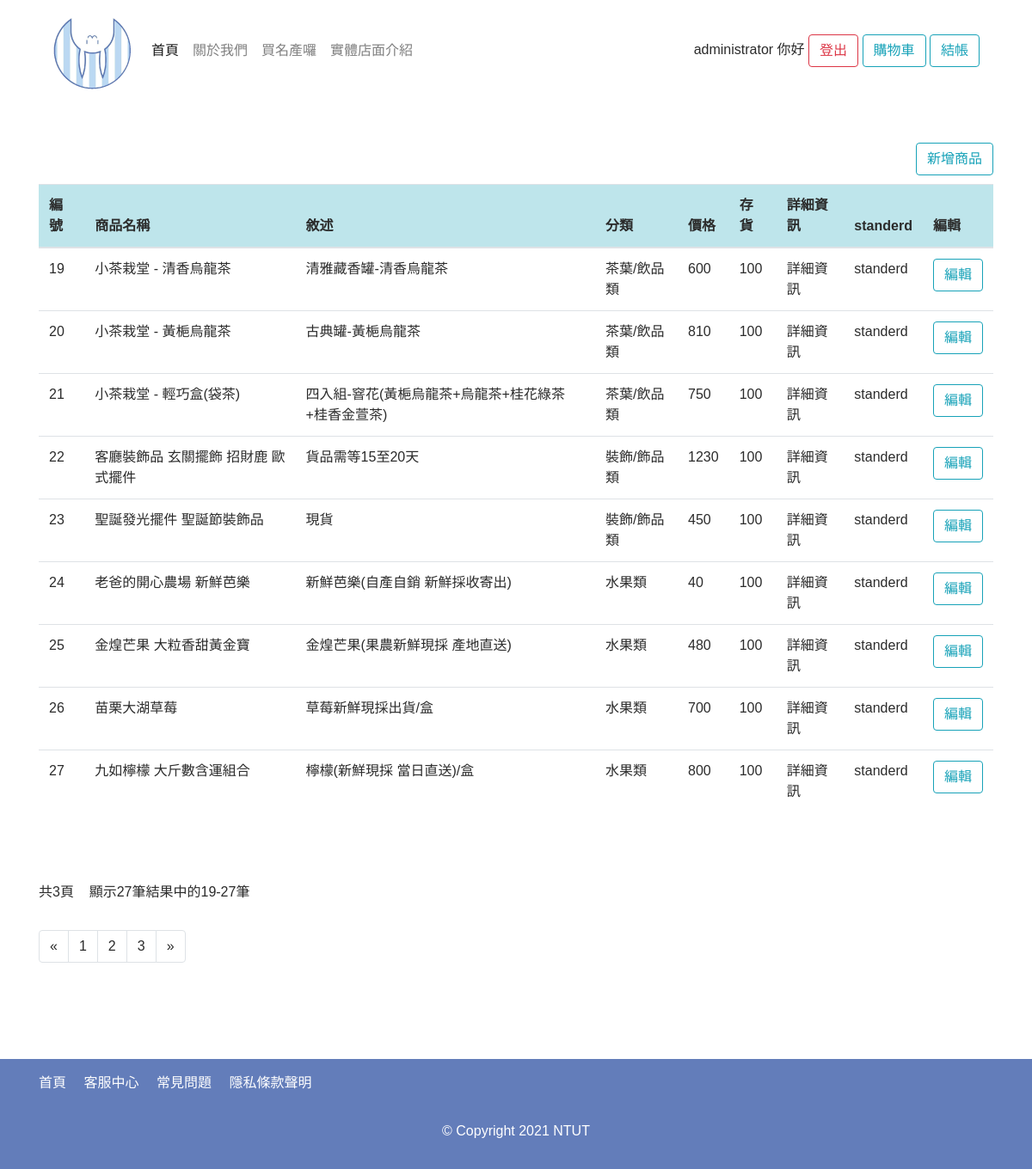
Page /product_list.php?page=3 (signed in) on the earlier database version.
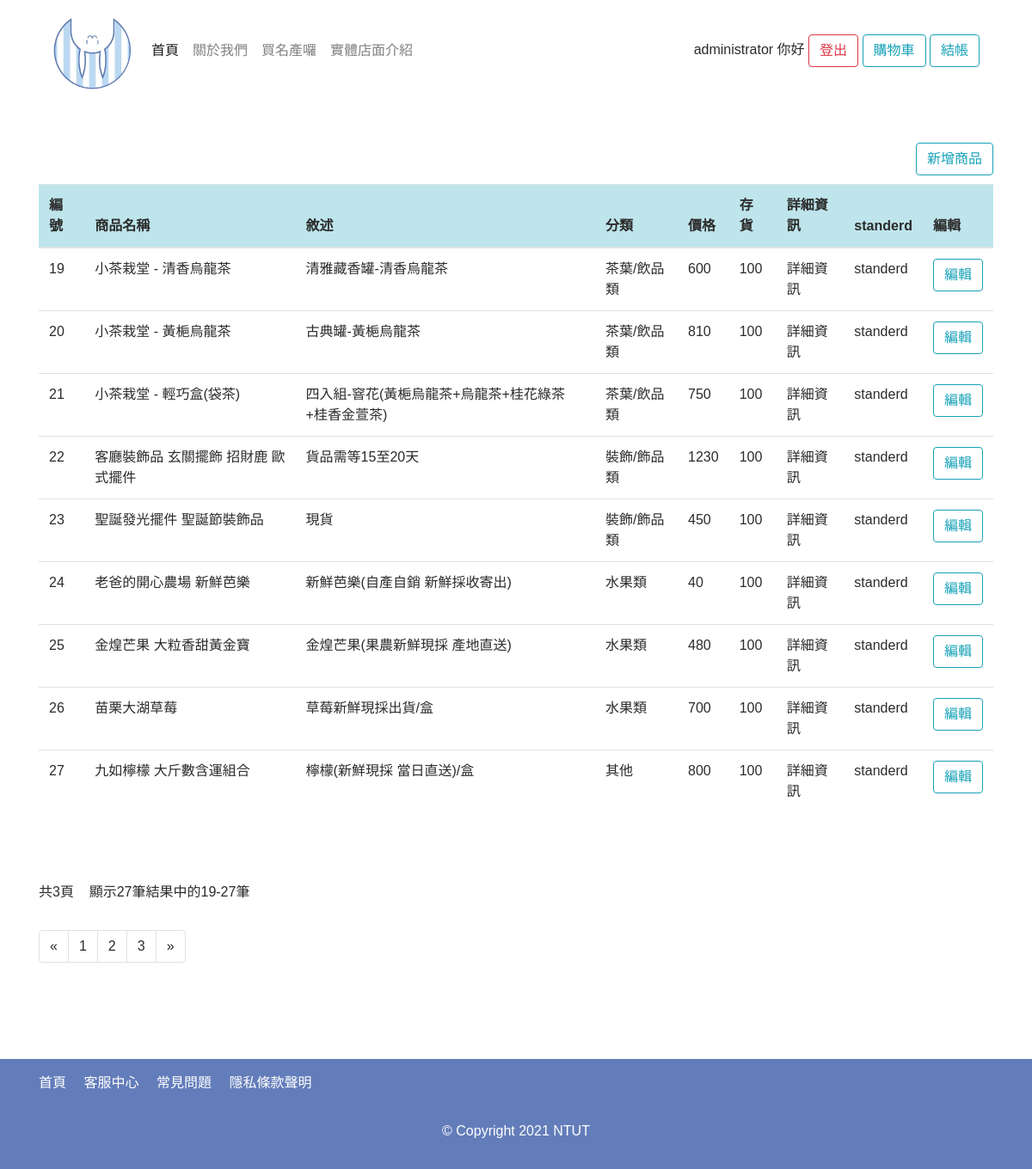
Same page on the later database version.
### tables this page shows
create table Product(
	Product_ID int not null AUTO_INCREMENT,
	Product_name VARCHAR(50) not null,
    Product_description varchar(50) not null,
	Price INT not null,
	Stock INT not null,
	Publish_date DATETIME not null,
	Modified_date DATETIME,
    Product_detail VARCHAR(2000),
    Product_standerd VARCHAR(2000),
	primary key (Product_ID)
);

create table Category(
	Product_ID int not null,
	Category_name VARCHAR(50) not null,
	primary key (Product_ID) ,
	foreign key (Product_ID) references Product(Product_ID) on update cascade on delete cascade
);

### dbtools.inc.php (called while the page is built, shortened)
<?php
  function execute_sql($link, $database, $sql)
  {
    mysqli_select_db($link, $database)
      or die("開啟資料庫失敗: " . mysqli_error($link));
    $result = mysqli_query($link, $sql);
    return $result;
  }
?>

### function.php (the view, shortened to what this page needs)
<?php
require_once("dbtools.inc.php");
function createProductList($id)
{
    $link = create_connection();
    $sql = "SELECT *
                FROM `Product`as P, `Product_Image`as PI
                Where P.Product_ID = $id;";
    $sql_category = "SELECT Category_name
        FROM `Category`
        Where Product_ID = $id;";
    $result = execute_sql($link, "DBS_project", $sql);
    $data = mysqli_fetch_array($result);
    $result_category = execute_sql($link, "DBS_project", $sql_category);
    $data_category = mysqli_fetch_array($result_category);
    switch ($data_category[0]) {
        case "tea_drink":
          $Category_name = "茶葉/飲品類";
          break;
        case "acc":
          $Category_name = "裝飾/飾品類";
          break;
        case "fruit":
          $Category_name = "水果類";
          break;
        default:
          $Category_name = "其他";
          break;
      }
    $txt = '<tr>
                <td>' . $data[0] . '</td>
                <td>' . $data["Product_name"] . '</td>
                <td>' . $data["Product_description"] . '</td>
                <td>' . $Category_name . '</td>
                <td>' . $data["Price"] . '</td>
                <td>' . $data["Stock"] . '</td>
                <td>' . $data["Product_detail"] . '</td>
                <td>' . $data["Product_standerd"] . '</td>
                <td>
                    <button name="modify" data-id="'. $id .'" class="btn btn-outline-info text-info my-2 my-sm-0" data-toggle="modal" data-target="#editProductModal">編輯</button>
                </td>
            </tr>';
    echo $txt;
}
    function getSortedProductListByIdASC($page)
    {
        $link = create_connection();
        $sql = 'SELECT P.Product_ID
                FROM `Product` as P
                order by P.Product_ID ASC;';
        $result = execute_sql($link, "DBS_project", $sql);
        $full_data = array();
        while ($single_data = mysqli_fetch_array($result)) {
            array_push($full_data, $single_data);
        };
        $num = count($full_data);
        $txt = "";
        $product_num_each_page = 9;
        $first_index = ($page - 1) * $product_num_each_page;
        if ($first_index + $product_num_each_page > $num) {
            $last_index = $num;
        } else {
            $last_index = $first_index + $product_num_each_page;
        }
        for ($i = $first_index; $i < $last_index; $i++) {
            if ($full_data[$i][0] != null) {
                $txt .= createProductList($full_data[$i][0]);
            }
        };
        return $txt;
    }
    function getNumberOfProduct($page, $category)
    {
        $link = create_connection();
        if ($category == 'all') {
            $sql = 'SELECT COUNT(*) as Num
                    FROM `Product` as P';
        } else {
            $sql = 'SELECT COUNT(*) as Num
                    FROM `category` as P
                    WHERE Category_name = "' . $category . '";';
        }
        $result = execute_sql($link, "DBS_project", $sql);
        $data = mysqli_fetch_array($result);
        $num = $data[0];
        $product_num_each_page = 9;
        $num_of_pages = intval(ceil($num / $product_num_each_page));
        $first_index = ($page - 1) * $product_num_each_page;
        if ($first_index + $product_num_each_page > $num) {
            $last_index = $num;
        } else {
            $last_index = $first_index + $product_num_each_page;
        }
        $num_of_data =
            '共' . $num_of_pages . '頁&nbsp;&nbsp;&nbsp;&nbsp;顯示' . $num . '筆結果中的' . ($first_index + 1) . '-' . $last_index . '筆';
        echo $num_of_data;
    }
    function getPageLink($page, $category)
    {
        $link = create_connection();
        if ($category == 'all') {
            $sql = 'SELECT COUNT(*) as Num
                    FROM `Product` as P';
        } else {
            $sql = 'SELECT COUNT(*) as Num
                    FROM `category` as P
                    WHERE Category_name = "' . $category . '";';
        }
        $result = execute_sql($link, "DBS_project", $sql);
        $data = mysqli_fetch_array($result);
        $num = $data[0];
        $product_num_each_page = 9;
        $num_of_pages = intval(ceil($num / $product_num_each_page));
        if ($page == 1) {
            $first_page = $page;
            $second_page = $page + 1;
            $third_page = $page + 2;
        } elseif ($page == $num_of_pages) {
            $first_page = $page - 2;
            $second_page = $page - 1;
            $third_page = $page;
        } else {
            $first_page = $page - 1;
            $second_page = $page;
            $third_page = $page + 1;
        }
        $page_link =
            '<div class="col-12 mt-3 mb-5">
                <nav aria-label="Page navigation product">
                    <ul class="pagination">
                        <li class="page-item">
                            <a class="page-link" href=?page=1 aria-label="Previous">
                            <span aria-hidden="true">&laquo;</span>
                            <span class="sr-only">Previous</span>
                            </a>
                        </li>';
        if ($first_page > 0 && $first_page <= $num_of_pages) {
            $page_link .=
                '<li class="page-item">
                    <a class="page-link" href=?page=' . $first_page . '>' . $first_page . '</a>
                </li>';
        }
        if ($second_page > 0 && $second_page <= $num_of_pages) {
            $page_link .=
                '<li class="page-item">
                    <a class="page-link" href=?page=' . $second_page . '>' . $second_page . '</a>
                </li>';
        }
        if ($third_page > 0 && $third_page <= $num_of_pages) {
            $page_link .=
                '<li class="page-item">
                    <a class="page-link" href=?page=' . $third_page . '>' . $third_page . '</a>
                </li>';
        }
        $page_link .=
            '<li class="page-item">
                            <a class="page-link" href=?page=' . $num_of_pages . ' aria-label="Next">
                            <span aria-hidden="true">&raquo;</span>
                            <span class="sr-only">Next</span>
                            </a>
                        </li>
                    </ul>
                </nav>
            </div>';
        echo $page_link;
    }

### product_list.php (shortened to what this page needs)
<?php
  $id = $_COOKIE["id"];
  $NickName = $_COOKIE["NickName"];
?>
<!DOCTYPE html>
<html lang="en">
<head>
    <link rel="stylesheet" href="./css/bootstrap.min.css">
    <link rel="stylesheet" href="./css/color.css">
    <link href="https://use.fontawesome.com/releases/v5.0.6/css/all.css" rel="stylesheet">
    <link rel="stylesheet" href="./css/style.css">
</head>
<body>
    <header class="container">
        <nav class="navbar navbar-expand-lg navbar-light bg-white">
            <a class="navbar-brand" href="index.php">
                <img src="./images/logo.png" alt="logo">
            </a>
            <div class="collapse navbar-collapse" id="navbarNav">
                <ul class="navbar-nav">
                    <li class="nav-item active">
                        <a class="nav-link" href="index.php">首頁</a>
                    </li>
                    <li class="nav-item">
                        <a class="nav-link" href="about.php">關於我們</a>
                    </li>
                    <li class="nav-item">
                        <a class="nav-link" href="shop.php">買名產囉</a>
                    </li>
                    <li class="nav-item">
                        <a class="nav-link" href="https://www.ntut.edu.tw/">實體店面介紹</a>
                    </li>
                </ul>
                <div class="ml-auto">
                    <a href='main.php'><?= $NickName?></a> 你好
                    <a href='logout.php' class='btn btn-outline-danger text-danger my-2 my-sm-0'>登出</a>
                    <a href="cart.php" class="btn btn-outline-info text-info my-2 my-sm-0">購物車</a>
                    <a href="checkout.php" class="btn btn-outline-info text-info my-2 my-sm-0">結帳</a>
                </div>
            </div>
        </nav>
    </header>
    <section class="page-content">
        <div class="container pt-5 pb-5">
            <div class="row">
                <div class="col-0 col-md-1 bg"></div>
                <div class="col-12 col-md-12 mb-5">
                    <div class="float-right">
                        <button class="btn btn-outline-info text-info my-2 my-sm-0" data-toggle="modal" data-target="#addProductModal">新增商品</button>
                    </div>
                    <br/>
                    <br/>
                    <div>
                        <table class="table table-borderless">
                            <thead class="table-info">
                              <tr>
                                <th>編號</th>
                                <th>商品名稱</th>
                                <th>敘述</th>
                                <th>分類</th>
                                <th>價格</th>
                                <th>存貨</th>
                                <th>詳細資訊</th>
                                <th>standerd</th>
                                <th>編輯</th>
                              </tr>
                            </thead>
                            <tbody>
                              <?php
                                include_once("function.php");
                                if (isset($_GET["page"])){
                                    $page = $_GET["page"];
                                }else{
                                    $page = 1;
                                }
                                getSortedProductListByIdASC($page, 'all');
                              ?>
                            </tbody>
                          </table>
                    </div>
                </div>
                <div class="col-0 col-md-3"></div>
                <?php
                include_once("function.php");
                echo('<p class="col-12 mt-3 mb-3 d-inline-block">');
                getNumberOfProduct($page, 'all');
                echo('</p>');
                getPageLink($page, 'all');
                ?>
            </div>
        </div>
    </section>
    <footer class="bg-pekoradark">
        <div class="container pt-3 pb-3">
            <div class="row">
                <div class="col-12 col-md-6 mb-3">
                    <ul class="footer-menu">
                        <li><a href="index.php">首頁</a></li>
                        <li><a href="#">客服中心</a></li>
                        <li><a href="#">常見問題</a></li>
                        <li><a href="#">隱私條款聲明</a></li>
                    </ul>
                </div>
                <div class="col-12 mt-3">
                    <p class="text-white text-center">© Copyright 2021 NTUT </p>
                </div>
            </div>
        </div>
    </footer>
</body>
</html>

### css/color.css (style rules this page uses)
.bg-pekoradark { background-color: #637DBA; }

### css/style.css (style rules this page uses)
html { margin: 0; padding: 0; }
body { font-family: 'Noto Sans TC', sans-serif; color: #2b2b2b; }
a, a:active, a:hover, a:link, a:visited { text-decoration: none; outline: none; color: #2b2b2b; }
.footer-menu { display: block; list-style: none; padding: 0; margin: 0; }
.footer-menu > li { display: inline-block; margin-right: 1rem; }
.footer-menu > li > a { color: #fff; padding: 1rem 0; }
.page-content { min-height: 700px; }

Differences in the rows shown:
changed category (number 9 of 9 on the later page): Category_name "水果類" → "其他"
